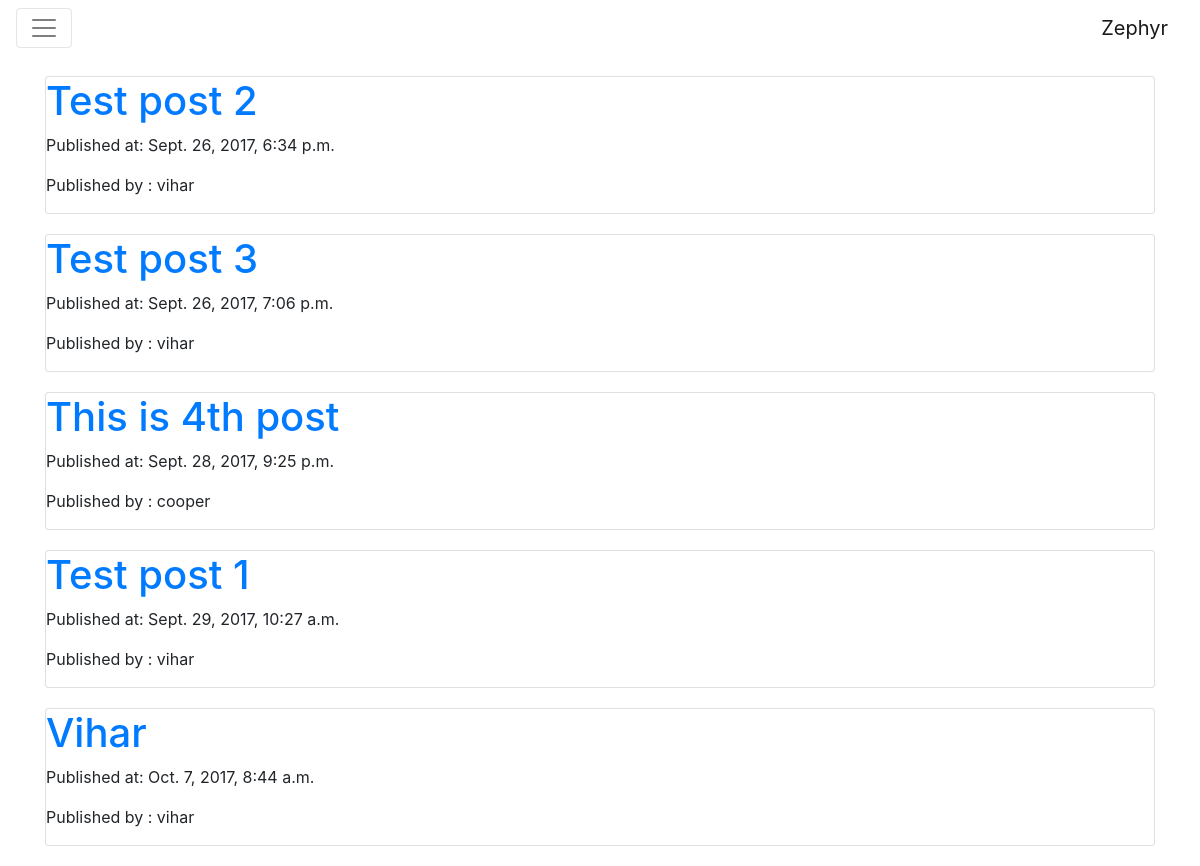
Page /blog/ (signed in) on the committed database.
### faded/models.py (models this page shows, shortened)
class Post(models.Model):
    author = models.ForeignKey('auth.User')
    title = models.CharField(max_length=200)
    text = models.TextField()
    created_date = models.DateTimeField(default=timezone.now)
    published_date = models.DateTimeField(blank=True, null=True)

### faded/views.py (the view)
def post_list(request):
    posts = Post.objects.filter(
        published_date__lte=timezone.now()).order_by('published_date')
    return render(request, 'post_list.html', {'posts': posts})

### templates/post_list.html
{% extends 'base.html' %}
{% block content %}
{% for post in posts %}
<div class="container">
	<div class="card">
		<div class="card-block">
			<h1><a href="{% url 'post_detail' pk=post.pk %}">{{ post.title }}</a></h1>
			<p>Published at: {{ post.published_date }}</p>
			<p>Published by : {{ post.author }}</p>
		</div>
	</div>
</div>
{% endfor %}
{% endblock content %}

### templates/base.html (style rules this page uses)
.card { margin: 20px 0px; }

### rows in the picture
Post: title "Test post 2", published_date "Sept. 26, 2017, 6:34 p.m.", author "vihar"
Post: title "Test post 3", published_date "Sept. 26, 2017, 7:06 p.m.", author "vihar"
Post: title "This is 4th post", published_date "Sept. 28, 2017, 9:25 p.m.", author "cooper"
Post: title "Test post 1", published_date "Sept. 29, 2017, 10:27 a.m.", author "vihar"
Post: title "Vihar", published_date "Oct. 7, 2017, 8:44 a.m.", author "vihar"
